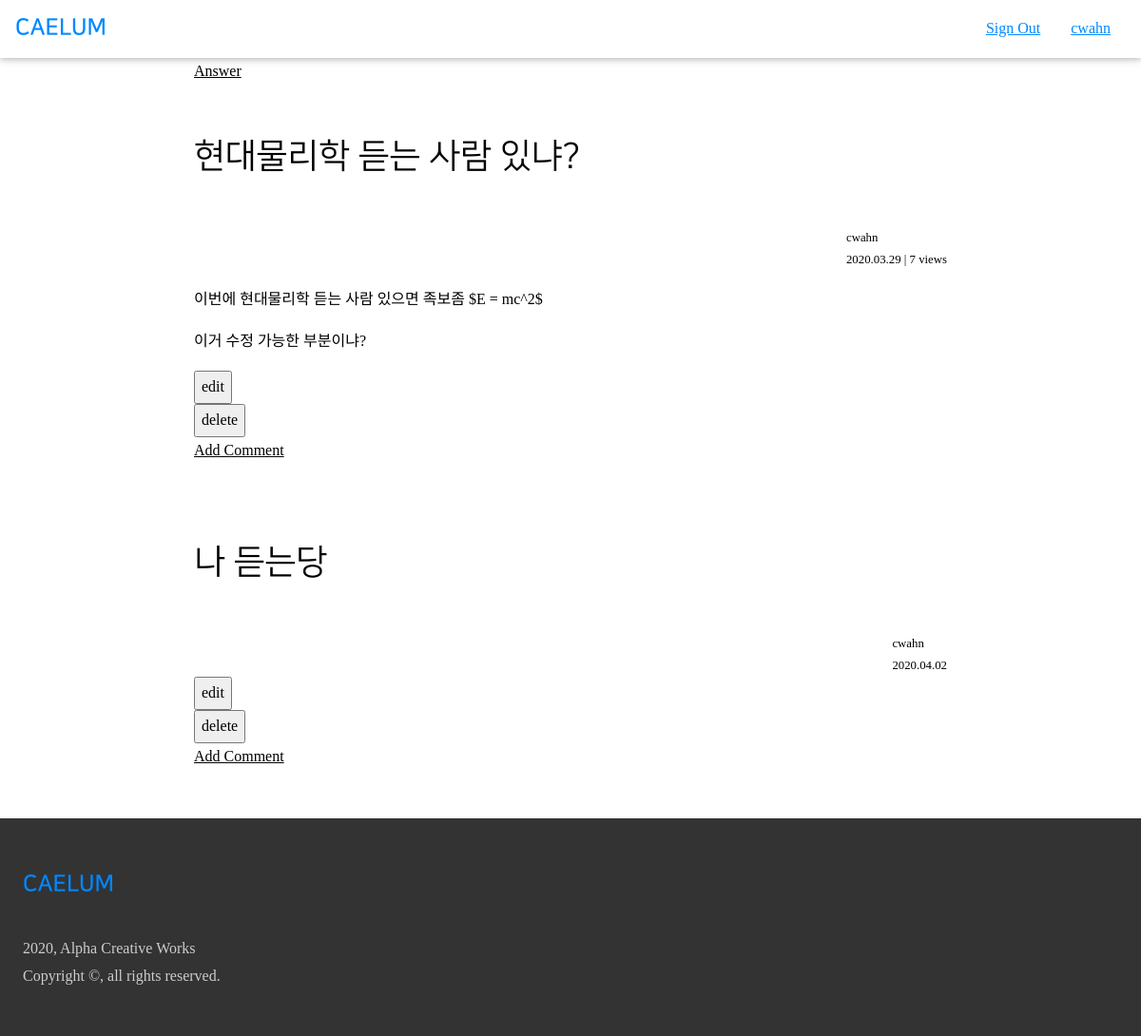
The page /article/13/ (signed in) on the database as committed earlier.
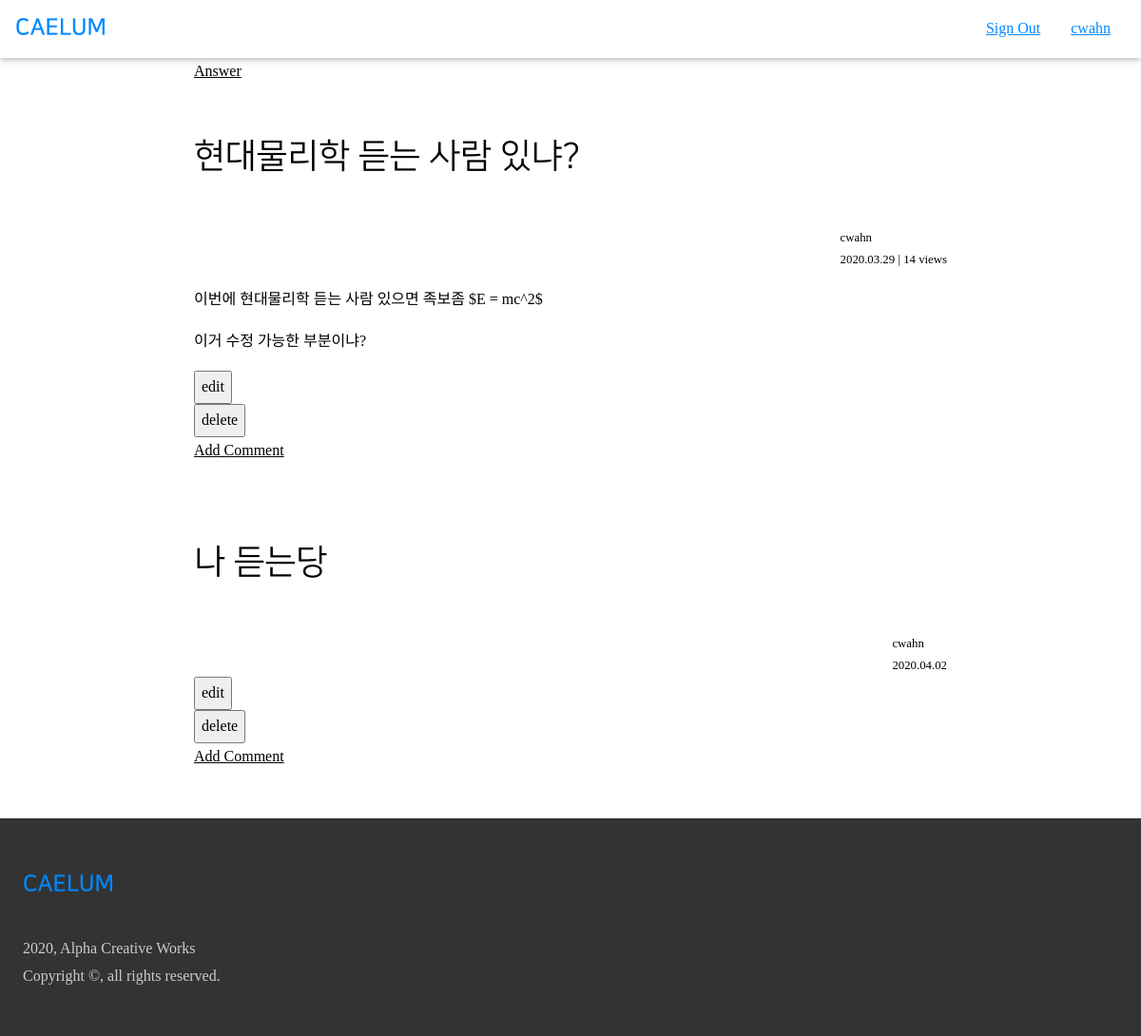
The same page on the database as committed later.
### air/models.py (models this page shows, shortened)
class Article(models.Model):
    author = models.ForeignKey(
        User,
        on_delete=models.CASCADE,
    )
    content = MarkdownxField()
    tags = TaggableManager(
        blank=True,
    )
    date_created = models.DateTimeField(
        auto_now_add=True,
    )
    hit_count = models.IntegerField(
        default=0,
    )
    is_answer = models.BooleanField(
        default=False,
    )
    parent = models.ForeignKey(
        'self',
        blank=True,
        null=True,
        on_delete=models.CASCADE,
        related_name='answers',
    )
    accepted = models.BooleanField(
        default=False,
    )
    def get_title(self):
        return self.content.split('\n')[0].replace('#', '').strip()
    def get_content(self):
        return ''.join(self.content.split('\n')[1:])
    class Meta:
        ordering = ['-date_created']

### accounts/models.py (models this page shows, shortened)
class User(AbstractBaseUser):
    email = models.EmailField(
        max_length=255,
        unique=True,
    )
    portal_id = models.CharField(
        max_length=10,
        unique=True,
        null=True,
    )
    name = models.CharField(
        max_length=30,
        null=True,
    )
    dept_major = models.CharField(
        max_length=50,
        null=True,
    )
    username = models.SlugField(
        max_length=30,
        null=True,
        unique=True,
    )
    reputation = models.IntegerField(
        blank=False,
        null=False,
        default=0,
    )
    is_email_verified = models.BooleanField(default=False)
    is_active = models.BooleanField(default=True)
    is_admin = models.BooleanField(default=False)
    objects = UserManager()
    USERNAME_FIELD = 'email'
    REQUIRED_FIELD = [
    ]

### air/views.py (the view)
# urls.py: path('article/<int:pk>/', views.article, name='article'),
@login_required
def article(request, pk):
    user = request.user
    article = get_object_or_404(Article, pk=pk)
    if article.is_answer == True:  # answer -> redirect to question
        question = article.parent
        return redirect('air:article', pk=question.pk)
    else:  # question
        answers = article.answers
        form = CommentCreationForm()
        context = {
            'user': user,
            'article': article,
            'answers': answers,
            'form': form,
        }
        try:
            return render(request, 'air/article.html', context)
        finally:
            hit_logs = ArticleHitCount.objects.filter(
                user=user,
                article=article,
                date__lte=date.today(),
                date__gte=date.today()
            )
            if hit_logs.count() == 0:
                hits = ArticleHitCount(user=user, article=article)
                hits.save()
                article.hit_count += 1
                article.save()

### air/forms.py (shortened to what this page needs)
class CommentCreationForm(forms.ModelForm):
    content = forms.CharField(widget=forms.TextInput(attrs={
        'id': 'comment_content',
    }))
    def __init__(self, data=None, files=None, auto_id='id_%s', prefix=None, initial=None, error_class=ErrorList, label_suffix=None, empty_permitted=False, instance=None, use_required_attribute=None, renderer=None, parant=None, author=None):
        super().__init__(data=data, files=files, auto_id=auto_id, prefix=prefix, initial=initial, error_class=error_class, label_suffix=label_suffix, empty_permitted=empty_permitted, instance=instance, use_required_attribute=use_required_attribute, renderer=renderer)
        self.parent = parant
        self.author = author
    class Meta:
        model = Comment
        fields = ('content',)

### air/templatetags/markdown_extras.py (called while the page is built)
@register.filter()
@stringfilter
def markdown(value):
    return md.markdown(value, extensions=['markdown.extensions.fenced_code'])

### air/templates/air/article.html (shortened to what this page needs)
{% extends 'air/account_widget.html' %}
{% load markdown_extras %}
{% block content %}
<div class=" acw3-container acw3-max-width-840 acw3-min-height-100">
  <a href="{% url 'air:answer' article.pk %}">Answer</a>
  <div class=" acw3-padding-32">
    <h1>{{ article.get_title}}</h1>
  </div>
  <div class=" acw3-bar">
    <small class=" acw3-right"
      >{{ article.author.username }} <br />
      {{ article.date_created | date:'Y.m.d'}} | {{ article.hit_count }}
      views</small
    >
  </div>
  <div>
    {{ article.get_content | markdown | safe }}
  </div>
  <div>
     {% if article.author == user %}
    <form action="{% url 'air:edit_article' article.pk %}" method="GET">
      <input type="submit" value="edit" />
    </form>
    <form action="{% url 'air:del_article' article.pk %}" method="POST">
      <input type="submit" value="delete" />
    </form>
    {% endif %}
    <div id="comments">
      <a
        href="javascript:void(0)"
        onclick="add_comment(this)"
        class="add_comment"
        >Add Comment</a
      >
    </div>
    <br />
  </div>
  {% for answer in answers.all %}
  <div class=" acw3-padding-32">
    <h1>{{ answer.get_title }}</h1>
  </div>
  <div class=" acw3-bar">
    <small class=" acw3-right"
      >{{ answer.author.username }} <br />
      {{ answer.date_created | date:'Y.m.d'}}</small
    >
  </div>
  {% if answer.author == user %}
  <form action="{% url 'air:edit_article' article.pk %}" method="GET">
    <input type="submit" value="edit" />
  </form>
  <form action="{% url 'air:del_article' answer.pk %}" method="POST">
    <input type="submit" value="delete" />
  </form>
  {% endif %}
  <div id="comments">
    <a href="javascript:void(0)" onclick="add_comment(this)"> Add Comment</a>
  </div>
  {% endfor %}
</div>
{% endblock %}

Rows that differ between the two databases and show on the page:
changed Article "현대물리학 듣는 사람 있냐?": hit_count "7" → "14"
